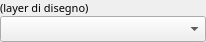
<?xml version="1.0" encoding="UTF-8"?>
<ui version="4.0">
 <class>LayerToolBarWidget</class>
 <widget class="QWidget" name="LayerToolBarWidget">
  <property name="geometry">
   <rect>
    <x>0</x>
    <y>0</y>
    <width>206</width>
    <height>37</height>
   </rect>
  </property>
  <property name="sizePolicy">
   <sizepolicy hsizetype="Preferred" vsizetype="Preferred">
    <horstretch>0</horstretch>
    <verstretch>0</verstretch>
   </sizepolicy>
  </property>
  <property name="font">
   <font>
    <family>Hack</family>
    <pointsize>10</pointsize>
   </font>
  </property>
  <property name="windowTitle">
   <string>Form</string>
  </property>
  <layout class="QVBoxLayout" name="verticalLayout">
   <property name="spacing">
    <number>0</number>
   </property>
   <property name="leftMargin">
    <number>0</number>
   </property>
   <property name="topMargin">
    <number>0</number>
   </property>
   <property name="rightMargin">
    <number>0</number>
   </property>
   <property name="bottomMargin">
    <number>0</number>
   </property>
   <item>
    <widget class="QLabel" name="label">
     <property name="font">
      <font>
       <family>Hack</family>
       <pointsize>8</pointsize>
       <bold>false</bold>
      </font>
     </property>
     <property name="text">
      <string>(layer di disegno)</string>
     </property>
     <property name="alignment">
      <set>Qt::AlignLeading|Qt::AlignLeft|Qt::AlignVCenter</set>
     </property>
    </widget>
   </item>
   <item>
    <widget class="LayerComboBox" name="comboBox"/>
   </item>
  </layout>
 </widget>
 <customwidgets>
  <customwidget>
   <class>LayerComboBox</class>
   <extends>QComboBox</extends>
   <header>LayerComboBox.h</header>
  </customwidget>
 </customwidgets>
 <resources/>
 <connections/>
</ui>
